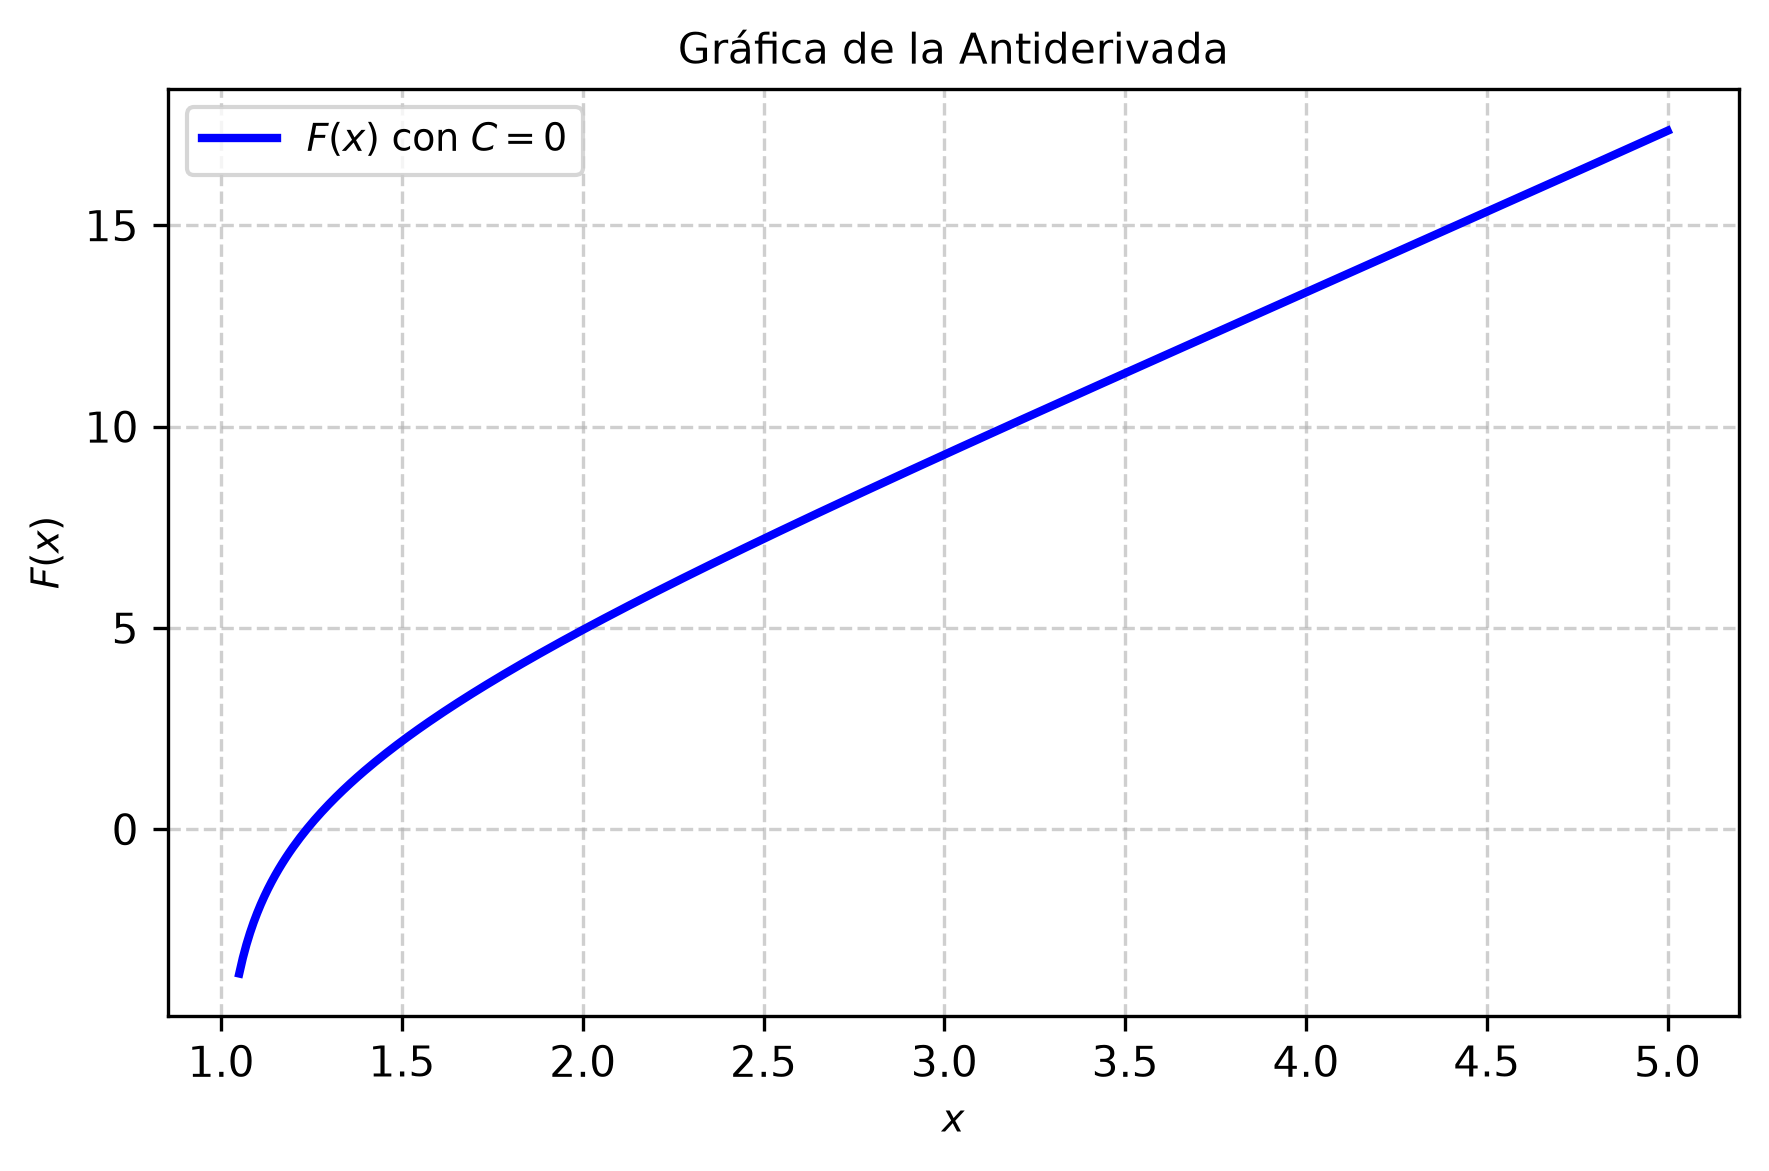

This chart was generated by the following Python code:
import matplotlib
matplotlib.use('Agg')
import numpy as np
import matplotlib.pyplot as plt

# Definición del dominio de la función (x > 1 para evitar división por cero y log negativo)
x = np.linspace(1.05, 5.0, 400)

# Antiderivada F(x) con C = 0
# F(x) = (2/3)*x**(3/2) + x + 2*sqrt(x) + 2*ln|sqrt(x) - 1|
F = (2.0/3.0) * x**(1.5) + x + 2.0 * np.sqrt(x) + 2.0 * np.log(np.abs(np.sqrt(x) - 1.0))

plt.figure(figsize=(6, 4))
plt.plot(x, F, label=r'$F(x)$ con $C=0$', color='b', linewidth=2)

plt.title('Gráfica de la Antiderivada', fontsize=10)
plt.xlabel('$x$', fontsize=9)
plt.ylabel('$F(x)$', fontsize=9)
plt.grid(True, linestyle='--', alpha=0.6)
plt.legend(fontsize=9)
plt.tight_layout()


plt.savefig(r'semana_05/graficas/SEM05_P05_grafica.png', dpi=300, bbox_inches='tight')
plt.close()
